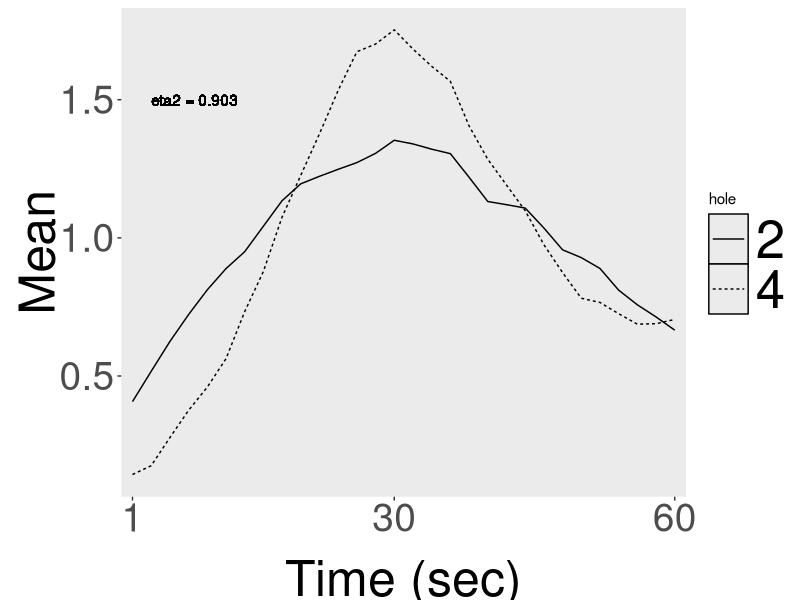

Generate this figure with R:
options(width=250)
library(plyr)
library(reshape2)
library(ggplot2)
library(grid)
library(zoo)
library(xts)

std = function(x, s) {
    x = x[, s]
    sd(x) / sqrt(length(x))
}

m.mean = function(x, s) {
    x = x[, s]
    colMeans(x)
}

eta.square = function(ref, x) {
    overall.sum = sum((ref + x)^2)
    s.norm = sum(ref^2 + x^2)
    s.norm.sq = (sum(ref) + sum(x))^2 / (length(ref) + length(x))
    sst = overall.sum/2 - s.norm.sq
    sstot = s.norm - s.norm.sq
    eta.sq = sst / sstot
    return(eta.sq)
}

format.data = function(rawdata, holes, dates) {
    bin.names = 1:(ncol(rawdata)-11)
    colnames(rawdata) = c('context', 'hole', 'env', 'user', 'prog', 'session',
                    'cage', 'pass', 'ratID', 'Date', 'hour', bin.names)
    rawdata = rawdata[rawdata$hole %in% holes, ]
    rawdata = rawdata[rawdata$Date %in% dates, ]
    rawdata$Date = as.Date(rawdata$Date, format='%d/%m/%Y')
    rawdata = rawdata[order(rawdata$Date), ]
}

scale.x = function(rdata, step, wdw) {
    bins = rdata[, 12:ncol(rdata)]
    bins = t(rollapply(t(bins), width=wdw, by=step, FUN=mean, partial=TRUE, by.column=TRUE))
    rdata = cbind(rdata[, 1:11], bins)
}

translate.x = function(rdata, x) {
  bins = rdata[, 12:ncol(rdata)]
  zeros = as.data.frame(mat.or.vec(nr=nrow(bins), nc=x))
  bins = cbind(zeros, bins)
  colnames(bins) = 1:ncol(bins)
  rdata = cbind(rdata[, 1:11], bins)
}

y.norm = function(rdata, method=mean) {
    rdata$bin = rdata$bin / method(rdata$bin)
    return(rdata)
}


whitelist = c('14/06/2010', '15/06/2010', '16/06/2010', '17/06/2010', '18/06/2010')
aholes = c(2)
bholes = c(4)

# context A
a = read.table('./All_Data_A.txt', header=F, sep='\t')
a = format.data(a, aholes, whitelist)
a = scale.x(a, step=1, wdw=2)
#a = translate.x(a, 15)
a = ddply(a, .(hole, context), .fun=m.mean, 12:ncol(a))
a = melt(a, id.vars=c('hole', 'context'), value.name='bin')
a = a[1:30, ]
a = y.norm(a)
colnames(a) = c('hole', 'context', 'bin', 'Mean')

#context B
b = read.table('./All_Data_B.txt', header=F, sep='\t')
b = format.data(b, bholes, whitelist)
b = scale.x(b, step=2, wdw=3)
b = ddply(b, .(hole, context), .fun=m.mean, 12:ncol(b))
b = melt(b, id.vars=c('hole','context'), value.name='bin')
#b = b[15:45, ]
b = y.norm(b)
colnames(b) = c('hole', 'context', 'bin', 'Mean')

# ETA squared
eta.sq = eta.square(a$Mean, b$Mean)


mydata = rbind(a, b)
colnames(mydata) = c('hole','context', 'bin', 'Mean')
mydata$hole = factor(mydata$hole)
print(mydata)

myplot = ggplot(data=mydata, aes(x=bin, y=Mean)) +
        geom_line(aes(group=c(hole), linetype=hole)) +
        geom_text(aes(label=paste('eta2 = ', round(eta.sq, 3), sep=''), x=2, y=1.5, hjust=0))+
        scale_x_discrete(breaks=c(1, 15, 30, 45, 60), labels=c(1, 30, 60, 90, 120)) +
        xlab('Time (sec)') +
        theme(
          panel.grid.major.x = element_blank(),
          panel.grid.minor = element_blank(),
          panel.grid=element_blank(),
          plot.background=element_blank(),
          axis.title = element_text(size=36),
          axis.title.x = element_text(vjust=-0.3),
          axis.title.y = element_text(vjust=0.1),
          axis.text = element_text(size=28),
          #legend.title = element_blank(),
          legend.key = element_rect(colour = 'black'),
          legend.key.width=unit(1,'cm'),
          legend.key.height=unit(1,'cm'),
          legend.text = element_text(size=38)
        )

print(myplot)
print(eta.sq)
